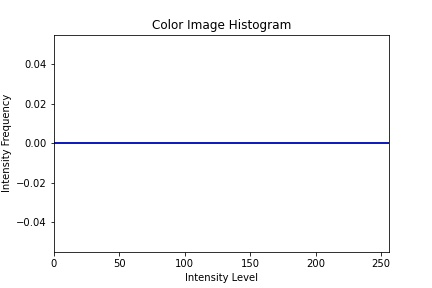
#> input picture Color_Histogram.jpg, 432 x 288 px
$ jupyter execute Untitled1.ipynb
#> lines starting #> are read from the running program, lines starting #| are printed output that depends on the picture; after the words box and inside, x2 and y2 are one past the last pixel; in counts of white or black regions, pixels touching at a corner belong together
[cell 1]
import numpy as np
import cv2
import matplotlib.pyplot as plt
import math
from skimage import color
from tqdm import tqdm
from PIL import Image
import PIL
from tkinter import *
from tkinter import messagebox
from PIL import ImageTk, Image
from tkinter import filedialog

def openfn():  #Function to get the file name(location)
    filename = filedialog.askopenfilename(title='open')
#> the answer given: Color_Histogram.jpg
    return filename

img = cv2.imread(openfn(),1)
#> img is the input picture: shape (288, 432, 3); mean B, G, R 250.1, 249.4, 249.3
img = cv2.resize(img,(int(img.shape[1]*0.5),int(img.shape[0]*0.5)),interpolation = cv2.INTER_AREA)
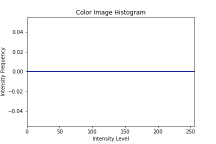
#> img: shape (144, 216, 3); mean B, G, R 250.1, 249.4, 249.3
lab = color.rgb2lab(img)
#> lab: shape (144, 216, 3) float64; mean of channels 0, 1, 2 98.1, 0.3, 0.2

N = img.shape[0]*img.shape[1]
#> N = 31104
K = int(input("Enter the value of K:"))
#> the answer given: 3
S = math.sqrt(N/K)
#> S = 101.8

# Creating the grid with S as spacing
cod = []
frame = np.zeros((img.shape[0],img.shape[1]))
for x in range(int(S),img.shape[0],int(S)):
    for y in range(int(S),img.shape[1],int(S)):
        cod.append([x,y])
        frame[x,y] = 255
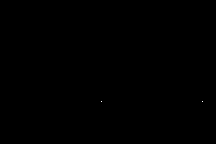
#> frame: shape (144, 216) float64; 0.01% white in thin lines or dots, all inside (x1, y1, x2, y2) = (101, 101, 203, 102)
#> after the loop, cod = [[101, 101], [101, 202]]

#Calculating the gradient image
grad = np.zeros((img.shape[0],img.shape[1]))
figure=plt.figure(figsize=(10,10))
plt.subplot(2,2,1)
plt.imshow(np.uint8(lab))
plt.title('Image in ceilab mapping')

for x in range(1,img.shape[0]-1):
    for y in range(1,img.shape[1]-1):
        X = []
        Y = []
        for i in range(3):
            xx = lab[x+1,y,i] - lab[x-1,y,i]
            yy = lab[x,y-1,i] - lab[x,y+1,i]
            X.append(xx)
            Y.append(yy)

        grad[x,y] = np.linalg.norm(X) + np.linalg.norm(Y)
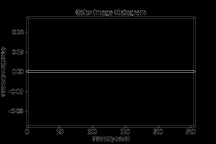
#> grad: shape (144, 216) float64; min 0, max 126.5, mean 4.4
plt.subplot(2,2,2)
plt.imshow(np.uint8(grad),cmap = 'gray')
plt.title('Gradient')
dst = cv2.addWeighted(grad, 0.4, frame, 0.6, 0.0)
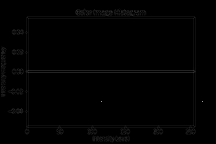
#> dst: shape (144, 216) float64; min 0, max 153, mean 1.8
plt.subplot(2,2,3)
plt.imshow(dst,cmap = 'gray')
plt.title('Gradient with initial means')
for i in range(len(cod)):
    pp = cod[i]
    q = grad[pp[0]-4:pp[0]+4,pp[1]-4:pp[1]+4]
    z = np.amin(q)
    result = np.where(q==z)
    t = list(zip(result[0],result[1]))[0]
    cod[i] = [pp[0]-4 + t[0],pp[1]-4 + t[1]]
#> this loop made 2 passes
#> (z, result, t) on pass 1: (0, 64 positions, rows 0 to 7, columns 0 to 7, (0, 0))
#> (pp, z, result, t) on pass 2: ([101, 202], 0, 64 positions, rows 0 to 7, columns 0 to 7, (0, 0))
#> after the loop, cod = [[97, 97], [97, 198]]

frame2 = np.zeros((img.shape[0],img.shape[1]))

for loc in cod:
    x = loc[0]
    y = loc[1]
    frame2[x,y] = 255
#> this loop made 2 passes
#> frame2: shape (144, 216) float64; 0.01% white in thin lines or dots, all inside (x1, y1, x2, y2) = (97, 97, 199, 98)
dst2 = cv2.addWeighted(grad, 0.4, frame2, 0.6, 0.0)
plt.subplot(20,7,4)
plt.imshow(dst2,cmap = 'gray')
plt.title('Gradient with means without edges')

newImg = np.zeros(img.shape)
indexImg = np.zeros((img.shape[0],img.shape[1]))
for iters in tqdm(range(10)):
    for x in range(img.shape[0]):
        for y in range(img.shape[1]):

            #Get the mean point with distance less than 2*S
            temp = []
            for i in range(len(cod)):
                dist = math.sqrt((x-cod[i][0])**2 + (y-cod[i][1])**2)
                if dist <= 2*S:
                    temp.append(cod[i])

            td = []
            for j in range(len(temp)):
                Dlab = math.sqrt((lab[:,:,0][x,y]-lab[:,:,0][temp[j][0],temp[j][1]])**2 + (lab[:,:,1][x,y]-lab[:,:,1][temp[j][0],temp[j][1]])**2 + (lab[:,:,2][x,y]-lab[:,:,2][temp[j][0],temp[j][1]])**2)
                Dxy  = math.sqrt((x-temp[j][0])**2 + (y-temp[j][1])**2)
                dist = Dlab - (20/S)*Dxy
                td.append(dist)
            if len(td)!=0:
                cord = temp[np.argmin(td)]

            newImg[x,y,0] = img[cord[0],cord[1],0]
            newImg[x,y,1] = img[cord[0],cord[1],1]
            newImg[x,y,2] = img[cord[0],cord[1],2]
            r = 0
            for item in cod:
                if list(item) == list(cord):
                    indexImg[x,y] = r
                r+=1

    for k in range(len(cod)):
        result1 = np.where(indexImg==k)
        if len(result1[0])!=0:
            cod[k] = np.array([int(np.mean(result1[0])),int(np.mean(result1[1]))])

    frame1 = np.zeros((img.shape[0],img.shape[1]))
    for l in range(len(cod)):
        frame1[cod[l][0],cod[l][1]] = 255
    plt.figure()
    plt.imshow(np.uint8(newImg))
    j = Image.fromarray(np.uint8(newImg), mode='RGB')
    j.save(str(iters)+'.jpg')
#> this loop made 10 passes
#> pass 3, `j = Image.fromarray(np.uint8(newImg), mode='RGB')`:
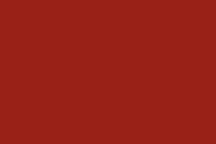
#> j: PIL image 216x144 RGB; mean R, G, B 153, 33, 23
#> after the loop: frame1: shape (144, 216) float64; 0.01% white in thin lines or dots, all inside (x1, y1, x2, y2) = (53, 71, 162, 72)
#> after the loop:
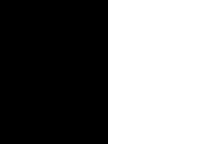
#> indexImg: shape (144, 216) float64; values 0 (black) and 1 (white), 50% white; 1 white region, box (x1, y1, x2, y2) and area: (108, 0, 216, 144) 15552
#> after the loop:
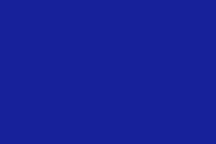
#> newImg: shape (144, 216, 3) float64; mean B, G, R 153, 33, 23
#> after the loop, cod = [[71, 53], [71, 161]]

cv2.imshow('final',np.uint8(newImg))
cv2.waitKey(0)
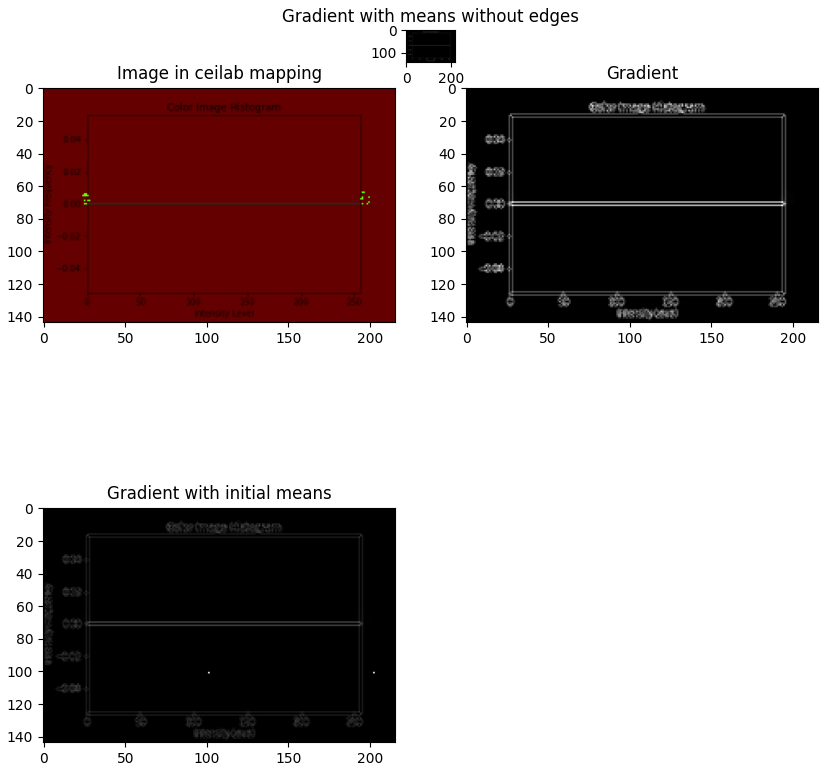
#> figure drawn by matplotlib, 4 panels
